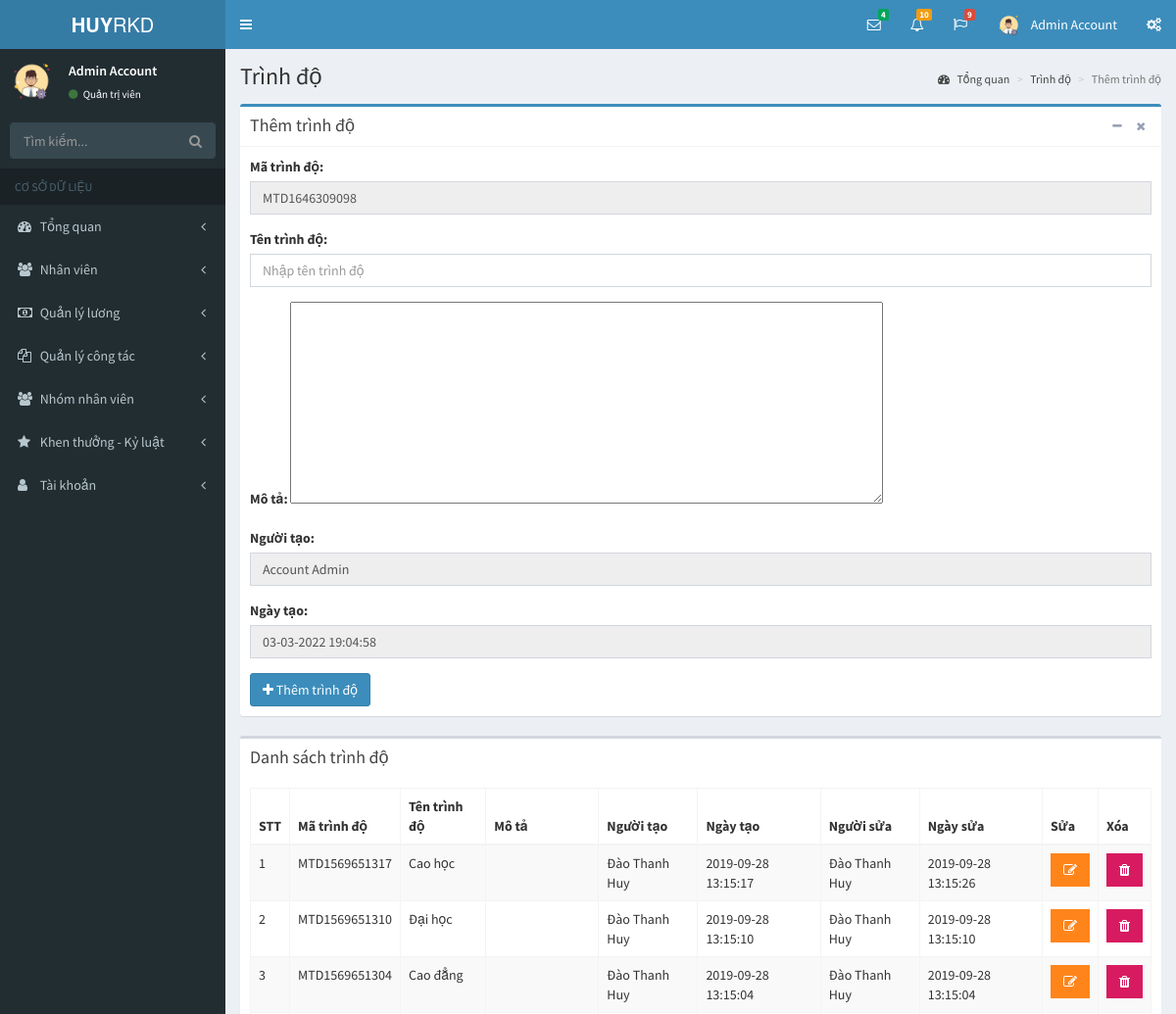
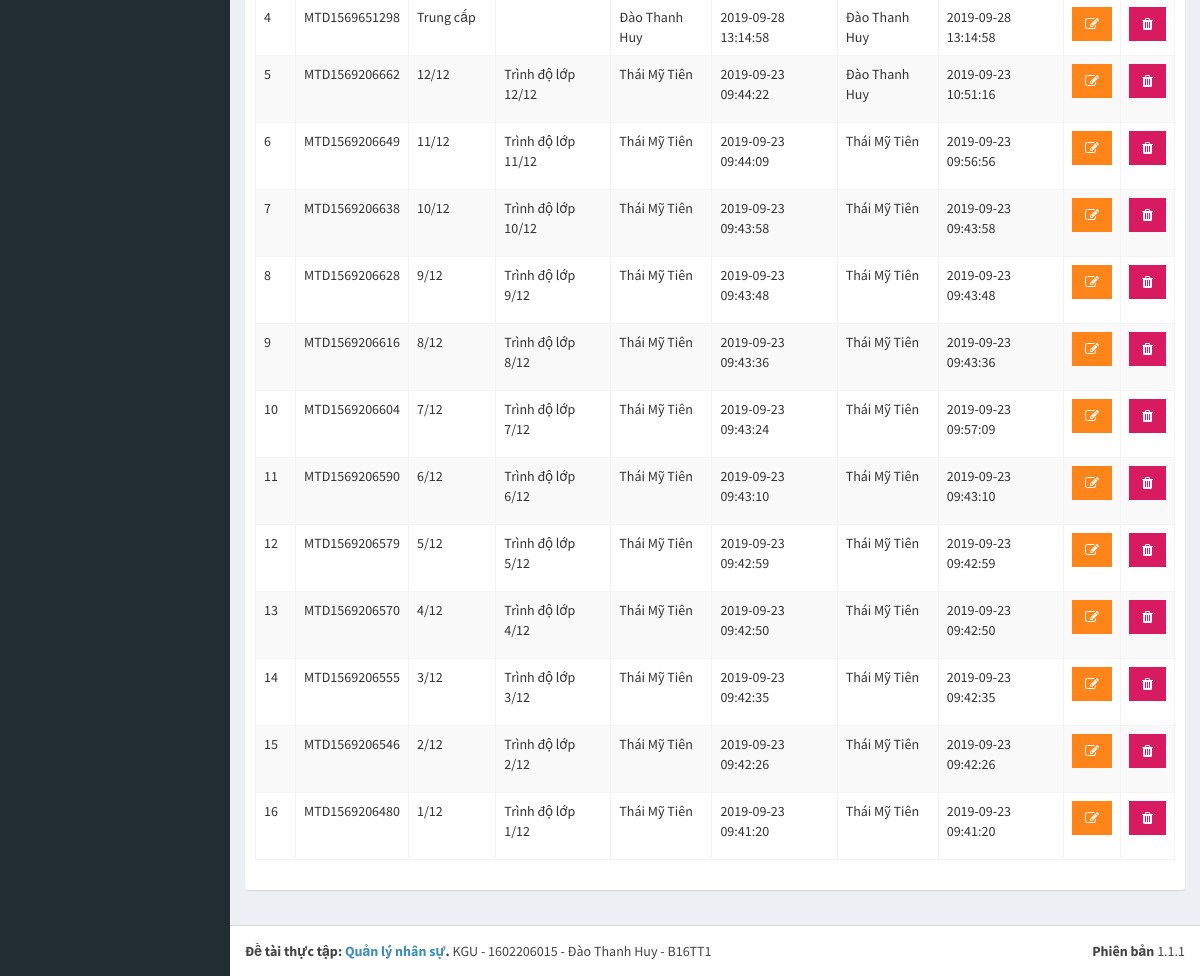
Screenshot of /pages/trinh-do.php (signed in) with the database file from the repository (2 pictures, top to bottom).
### tables this page shows
CREATE TABLE `tai_khoan` (
  `id` int(11) NOT NULL,
  `ho` varchar(50) NOT NULL,
  `ten` varchar(50) NOT NULL,
  `hinh_anh` varchar(50) NOT NULL,
  `email` varchar(50) NOT NULL,
  `mat_khau` varchar(50) NOT NULL,
  `so_dt` varchar(50) NOT NULL,
  `quyen` tinyint(1) NOT NULL,
  `trang_thai` tinyint(1) NOT NULL,
  `truy_cap` int(11) NOT NULL,
  `ngay_tao` datetime NOT NULL,
  `ngay_sua` datetime NOT NULL
);

CREATE TABLE `trinh_do` (
  `id` int(11) NOT NULL,
  `ma_trinh_do` varchar(50) NOT NULL,
  `ten_trinh_do` varchar(255) NOT NULL,
  `ghi_chu` varchar(255) NOT NULL,
  `nguoi_tao` varchar(50) NOT NULL,
  `ngay_tao` datetime NOT NULL,
  `nguoi_sua` varchar(50) NOT NULL,
  `ngay_sua` datetime NOT NULL
);

### pages/trinh-do.php (the view, shortened to what this page needs)
<?php
if(isset($_SESSION['username']) && isset($_SESSION['level']))
{
  include('../layouts/header.php');
  include('../layouts/topbar.php');
  include('../layouts/sidebar.php');
  $showData = "SELECT id, ma_trinh_do, ten_trinh_do, ghi_chu, nguoi_tao, ngay_tao, nguoi_sua, ngay_sua FROM trinh_do ORDER BY ngay_tao DESC";
  $result = mysqli_query($conn, $showData);
  $arrShow = array();
  while ($row = mysqli_fetch_array($result)) {
    $arrShow[] = $row;
  }
  $levelCode = "MTD" . time();
?>
  <div class="content-wrapper">
    <section class="content-header">
      <h1>
        Trình độ
      </h1>
      <ol class="breadcrumb">
        <li><a href="index.php?p=index&a=statistic"><i class="fa fa-dashboard"></i> Tổng quan</a></li>
        <li><a href="trinh-do.php?p=staff&a=level">Trình độ</a></li>
        <li class="active">Thêm trình độ</li>
      </ol>
    </section>
    <section class="content">
      <div class="row">
        <div class="col-xs-12">
          <div class="box box-primary">
            <div class="box-header with-border">
              <h3 class="box-title">Thêm trình độ</h3>
              <div class="box-tools pull-right">
                <button type="button" class="btn btn-box-tool" data-widget="collapse"><i class="fa fa-minus"></i></button>
                <button type="button" class="btn btn-box-tool" data-widget="remove"><i class="fa fa-remove"></i></button>
              </div>
            </div>
            <div class="box-body">
              <form action="" method="POST">
                <div class="row">
                  <div class="col-md-12">
                    <div class="form-group">
                      <label for="exampleInputEmail1">Mã trình độ: </label>
                      <input type="text" class="form-control" id="exampleInputEmail1" name="positionCode" value="<?php echo $levelCode; ?>" readonly>
                    </div>
                    <div class="form-group">
                      <label for="exampleInputEmail1">Tên trình độ: </label>
                      <input type="text" class="form-control" id="exampleInputEmail1" placeholder="Nhập tên trình độ" name="titleLevel">
                    </div>
                    <div class="form-group">
                      <label for="exampleInputEmail1">Mô tả: </label>
                      <textarea id="editor1" rows="10" cols="80" name="description">
                      </textarea>
                    </div>
                    <div class="form-group">
                      <label for="exampleInputEmail1">Người tạo: </label>
                      <input type="text" class="form-control" id="exampleInputEmail1" value="<?php echo $row_acc['ho']; ?> <?php echo $row_acc['ten']; ?>" name="personCreate" readonly>
                    </div>
                    <div class="form-group">
                      <label for="exampleInputEmail1">Ngày tạo: </label>
                      <input type="text" class="form-control" id="exampleInputEmail1" value="<?php echo date('d-m-Y H:i:s'); ?>" name="dateCreate" readonly>
                    </div>
                    <?php
                      if($_SESSION['level'] == 1)
                        echo "<button type='submit' class='btn btn-primary' name='save'><i class='fa fa-plus'></i> Thêm trình độ</button>";
                    ?>
                  </div>
                </div>
              </form>
            </div>
          </div>
          <div class="box">
            <div class="box-header">
              <h3 class="box-title">Danh sách trình độ</h3>
            </div>
            <div class="box-body">
              <div class="table-responsive">
                <table id="example1" class="table table-bordered table-striped">
                  <thead>
                  <tr>
                    <th>STT</th>
                    <th>Mã trình độ</th>
                    <th>Tên trình độ</th>
                    <th>Mô tả</th>
                    <th>Người tạo</th>
                    <th>Ngày tạo</th>
                    <th>Người sửa</th>
                    <th>Ngày sửa</th>
                    <th>Sửa</th>
                    <th>Xóa</th>
                  </tr>
                  </thead>
                  <tbody>
                  <?php
                    $count = 1;
                    foreach ($arrShow as $arrS)
                    {
                  ?>
                      <tr>
                        <td><?php echo $count; ?></td>
                        <td><?php echo $arrS['ma_trinh_do']; ?></td>
                        <td><?php echo $arrS['ten_trinh_do']; ?></td>
                        <td><?php echo $arrS['ghi_chu']; ?></td>
                        <td><?php echo $arrS['nguoi_tao']; ?></td>
                        <td><?php echo $arrS['ngay_tao']; ?></td>
                        <td><?php echo $arrS['nguoi_sua']; ?></td>
                        <td><?php echo $arrS['ngay_sua']; ?></td>
                        <th>
                          <?php
                            if($row_acc['quyen'] == 1)
                            {
                              echo "<form method='POST'>";
                              echo "<button type='submit' class='btn bg-orange btn-flat'  name='edit'><i class='fa fa-edit'></i></button>";
                              echo "</form>";
                            }
                            else
                            {
                              echo "<button type='button' class='btn bg-orange btn-flat' disabled><i class='fa fa-edit'></i></button>";
                            }
                          ?>
                        </th>
                        <th>
                          <?php
                            if($row_acc['quyen'] == 1)
                            {
                              echo "<button type='button' class='btn bg-maroon btn-flat' data-toggle='modal' data-target='#exampleModal' data-whatever='".$arrS['id']."'><i class='fa fa-trash'></i></button>";
                            }
                            else
                            {
                              echo "<button type='button' class='btn bg-maroon btn-flat' disabled><i class='fa fa-trash'></i></button>";
                            }
                          ?>
                        </th>
                      </tr>
                  <?php
                      $count++;
                    }
                  ?>
                  </tbody>
                </table>
              </div>
            </div>
          </div>
        </div>
      </div>
    </section>
  </div>
<?php
  include('../layouts/footer.php');
}
else
{
  header('Location: dang-nhap.php');
}
?>

### layouts/topbar.php (shortened to what this page needs)
<body class="hold-transition skin-blue sidebar-mini">
<div class="wrapper">
  <header class="main-header">
    <a href="index.php?p=index&a=statistic" class="logo">
      <span class="logo-lg"><b>HUY</b>RKD</span>
    </a>
    <nav class="navbar navbar-static-top">
      <a href="#" class="sidebar-toggle" data-toggle="push-menu" role="button">
      </a>
      <div class="navbar-custom-menu">
        <ul class="nav navbar-nav">
          <li class="dropdown messages-menu">
            <a href="#" class="dropdown-toggle" data-toggle="dropdown">
              <i class="fa fa-envelope-o"></i>
              <span class="label label-success">4</span>
            </a>
          </li>
          <li class="dropdown notifications-menu">
            <a href="#" class="dropdown-toggle" data-toggle="dropdown">
              <i class="fa fa-bell-o"></i>
              <span class="label label-warning">10</span>
            </a>
          </li>
          <li class="dropdown tasks-menu">
            <a href="#" class="dropdown-toggle" data-toggle="dropdown">
              <i class="fa fa-flag-o"></i>
              <span class="label label-danger">9</span>
            </a>
          </li>
          <li class="dropdown user user-menu">
            <a href="#" class="dropdown-toggle" data-toggle="dropdown">
              <img src="../uploads/images/<?php echo $row_acc['hinh_anh']; ?>" class="user-image" alt="User Image">
              <span class="hidden-xs"><?php echo $row_acc['ten']; ?> <?php echo $row_acc['ho']; ?></span>
            </a>
          </li>
          <li>
            <a href="#" data-toggle="control-sidebar"><i class="fa fa-gears"></i></a>
          </li>
        </ul>
      </div>
    </nav>
  </header>

### layouts/sidebar.php (shortened to what this page needs)
<aside class="main-sidebar">
  <section class="sidebar">
    <div class="user-panel">
      <div class="pull-left image">
        <img src="../uploads/images/<?php echo $row_acc['hinh_anh']; ?>" class="img-circle" alt="User Image">
      </div>
      <div class="pull-left info">
        <p>
          <?php echo $row_acc['ten']; ?> <?php echo $row_acc['ho']; ?>
        </p>
        <a href="#"><i class="fa fa-circle text-success"></i>
          <?php
            if($row_acc['quyen'] == 1)
            {
              echo "Quản trị viên";
            }
            else
            {
              echo "Nhân viên";
            }
          ?>
        </a>
      </div>
    </div>
    <form action="#" method="get" class="sidebar-form">
      <div class="input-group">
        <input type="text" name="q" class="form-control" placeholder="Tìm kiếm...">
        <span class="input-group-btn">
              <button type="submit" name="search" id="search-btn" class="btn btn-flat"><i class="fa fa-search"></i>
              </button>
            </span>
      </div>
    </form>
    <ul class="sidebar-menu" data-widget="tree">
      <li class="header">CƠ SỞ DỮ LIỆU</li>
      <li class="<?php if($p == 'index') echo 'active'; ?> treeview">
        <a href="#">
          <i class="fa fa-dashboard"></i> <span>Tổng quan</span>
          <span class="pull-right-container">
            <i class="fa fa-angle-left pull-right"></i>
          </span>
        </a>
      </li>
      <li class="<?php if($p == 'staff') echo 'active'; ?> treeview">
        <a href="#">
          <i class="fa fa-users"></i>
          <span>Nhân viên</span>
          <span class="pull-right-container">
            <i class="fa fa-angle-left pull-right"></i>
          </span>
        </a>
      </li>
      <li class="<?php if($p == 'salary') echo 'active'; ?> treeview">
        <a href="#">
          <i class="fa fa-money"></i>
          <span>Quản lý lương</span>
          <span class="pull-right-container">
            <i class="fa fa-angle-left pull-right"></i>
          </span>
        </a>
      </li>
      <li class="<?php if($p == 'collaborate') echo 'active'; ?> treeview">
        <a href="#">
          <i class="fa fa-files-o"></i>
          <span>Quản lý công tác</span>
          <span class="pull-right-container">
            <i class="fa fa-angle-left pull-right"></i>
          </span>
        </a>
      </li>
      <li class="<?php if($p == 'group') echo 'active'; ?> treeview">
        <a href="#">
          <i class="fa fa-users"></i> <span>Nhóm nhân viên</span>
          <span class="pull-right-container">
            <i class="fa fa-angle-left pull-right"></i>
          </span>
        </a>
      </li>
      <li class="<?php if($p == 'bonus-discipline') echo 'active'; ?> treeview">
        <a href="#">
          <i class="fa fa-star"></i> <span>Khen thưởng - Kỷ luật</span>
          <span class="pull-right-container">
            <i class="fa fa-angle-left pull-right"></i>
          </span>
        </a>
      </li>
      <li class="<?php if($p == 'account') echo 'active'; ?> treeview">
        <a href="#">
          <i class="fa fa-user"></i> <span>Tài khoản</span>
          <span class="pull-right-container">
            <i class="fa fa-angle-left pull-right"></i>
          </span>
        </a>
      </li>
    </ul>
  </section>
</aside>

### rows the page displays
tai_khoan: hinh_anh (picture), ten "Admin", ho "Account", personCreate "Account Admin"
trinh_do: ma_trinh_do "MTD1569651317", ten_trinh_do "Cao học", nguoi_tao "Đào Thanh Huy", ngay_tao "2019-09-28 13:15:17", nguoi_sua "Đào Thanh Huy", ngay_sua "2019-09-28 13:15:26"
trinh_do: ma_trinh_do "MTD1569651310", ten_trinh_do "Đại học", nguoi_tao "Đào Thanh Huy", ngay_tao "2019-09-28 13:15:10", nguoi_sua "Đào Thanh Huy", ngay_sua "2019-09-28 13:15:10"
trinh_do: ma_trinh_do "MTD1569651304", ten_trinh_do "Cao đẳng", nguoi_tao "Đào Thanh Huy", ngay_tao "2019-09-28 13:15:04", nguoi_sua "Đào Thanh Huy", ngay_sua "2019-09-28 13:15:04"
trinh_do: ma_trinh_do "MTD1569651298", ten_trinh_do "Trung cấp", nguoi_tao "Đào Thanh Huy", ngay_tao "2019-09-28 13:14:58", nguoi_sua "Đào Thanh Huy", ngay_sua "2019-09-28 13:14:58"
trinh_do: ma_trinh_do "MTD1569206662", ten_trinh_do "12/12", ghi_chu "Trình độ lớp 12/12", nguoi_tao "Thái Mỹ Tiên", ngay_tao "2019-09-23 09:44:22", nguoi_sua "Đào Thanh Huy", ngay_sua "2019-09-23 10:51:16"
trinh_do: ma_trinh_do "MTD1569206649", ten_trinh_do "11/12", ghi_chu "Trình độ lớp 11/12", nguoi_tao "Thái Mỹ Tiên", ngay_tao "2019-09-23 09:44:09", nguoi_sua "Thái Mỹ Tiên", ngay_sua "2019-09-23 09:56:56"
trinh_do: ma_trinh_do "MTD1569206638", ten_trinh_do "10/12", ghi_chu "Trình độ lớp 10/12", nguoi_tao "Thái Mỹ Tiên", ngay_tao "2019-09-23 09:43:58", nguoi_sua "Thái Mỹ Tiên", ngay_sua "2019-09-23 09:43:58"
trinh_do: ma_trinh_do "MTD1569206628", ten_trinh_do "9/12", ghi_chu "Trình độ lớp 9/12", nguoi_tao "Thái Mỹ Tiên", ngay_tao "2019-09-23 09:43:48", nguoi_sua "Thái Mỹ Tiên", ngay_sua "2019-09-23 09:43:48"
trinh_do: ma_trinh_do "MTD1569206616", ten_trinh_do "8/12", ghi_chu "Trình độ lớp 8/12", nguoi_tao "Thái Mỹ Tiên", ngay_tao "2019-09-23 09:43:36", nguoi_sua "Thái Mỹ Tiên", ngay_sua "2019-09-23 09:43:36"
trinh_do: ma_trinh_do "MTD1569206604", ten_trinh_do "7/12", ghi_chu "Trình độ lớp 7/12", nguoi_tao "Thái Mỹ Tiên", ngay_tao "2019-09-23 09:43:24", nguoi_sua "Thái Mỹ Tiên", ngay_sua "2019-09-23 09:57:09"
trinh_do: ma_trinh_do "MTD1569206590", ten_trinh_do "6/12", ghi_chu "Trình độ lớp 6/12", nguoi_tao "Thái Mỹ Tiên", ngay_tao "2019-09-23 09:43:10", nguoi_sua "Thái Mỹ Tiên", ngay_sua "2019-09-23 09:43:10"
trinh_do: ma_trinh_do "MTD1569206579", ten_trinh_do "5/12", ghi_chu "Trình độ lớp 5/12", nguoi_tao "Thái Mỹ Tiên", ngay_tao "2019-09-23 09:42:59", nguoi_sua "Thái Mỹ Tiên", ngay_sua "2019-09-23 09:42:59"
trinh_do: ma_trinh_do "MTD1569206570", ten_trinh_do "4/12", ghi_chu "Trình độ lớp 4/12", nguoi_tao "Thái Mỹ Tiên", ngay_tao "2019-09-23 09:42:50", nguoi_sua "Thái Mỹ Tiên", ngay_sua "2019-09-23 09:42:50"
trinh_do: ma_trinh_do "MTD1569206555", ten_trinh_do "3/12", ghi_chu "Trình độ lớp 3/12", nguoi_tao "Thái Mỹ Tiên", ngay_tao "2019-09-23 09:42:35", nguoi_sua "Thái Mỹ Tiên", ngay_sua "2019-09-23 09:42:35"
trinh_do: ma_trinh_do "MTD1569206546", ten_trinh_do "2/12", ghi_chu "Trình độ lớp 2/12", nguoi_tao "Thái Mỹ Tiên", ngay_tao "2019-09-23 09:42:26", nguoi_sua "Thái Mỹ Tiên", ngay_sua "2019-09-23 09:42:26"
trinh_do: ma_trinh_do "MTD1569206480", ten_trinh_do "1/12", ghi_chu "Trình độ lớp 1/12", nguoi_tao "Thái Mỹ Tiên", ngay_tao "2019-09-23 09:41:20", nguoi_sua "Thái Mỹ Tiên", ngay_sua "2019-09-23 09:41:20"
